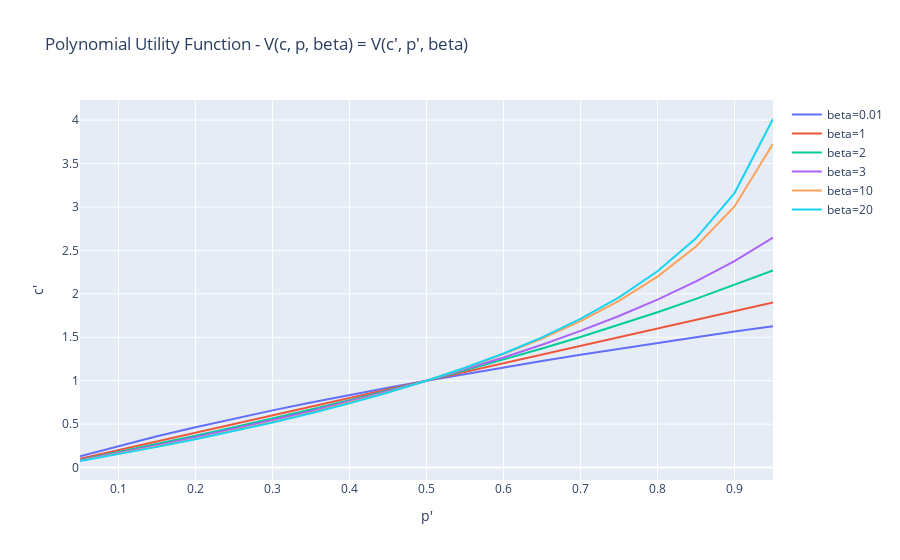

Here is the notebook cell this chart was saved with:
### Markdown cell above
## Plotly

### Code cell
# Create traces
fig = go.Figure()
fig.add_trace(go.Scatter(x=range_x, y=list(_sanidade_quf_01.values()), mode='lines', name='beta=0.01'))
fig.add_trace(go.Scatter(x=range_x, y=list(limite_inferior_quf_1.values()), mode='lines', name='beta=1'))
fig.add_trace(go.Scatter(x=range_x, y=list(limite_inferior_quf_2.values()), mode='lines', name='beta=2'))
fig.add_trace(go.Scatter(x=range_x, y=list(limite_superior_quf_3.values()), mode='lines', name='beta=3'))
fig.add_trace(go.Scatter(x=range_x, y=list(limite_superior_quf_10.values()), mode='lines', name='beta=10'))
fig.add_trace(go.Scatter(x=range_x, y=list(limite_superior_quf_20.values()), mode='lines', name='beta=20'))

fig.update_layout(title="Polynomial Utility Function - V(c, p, beta) = V(c\', p\', beta)",
                   xaxis_title="p\'",
                   yaxis_title="c\'")
fig.update_layout(showlegend=True)
fig.show()

### Figure 1 — Plotly figure (JSON) as saved in the notebook; plotly's stock layout.template omitted (floating-point values rounded to 4 significant figures)
{"data": [{"mode": "lines", "name": "beta=0.01", "type": "scatter", "x": [0.05, 0.1, 0.15, 0.2, 0.25, 0.3, 0.35, 0.4, 0.45, 0.5, 0.55, 0.6, 0.65, 0.7, 0.75, 0.8, 0.85, 0.9, 0.95], "y": [0.1304, 0.2493, 0.3601, 0.4646, 0.5637, 0.6582, 0.7486, 0.8355, 0.9192, 1, 1.078, 1.154, 1.227, 1.299, 1.368, 1.436, 1.502, 1.566, 1.629]}, {"mode": "lines", "name": "beta=1", "type": "scatter", "x": [0.05, 0.1, 0.15, 0.2, 0.25, 0.3, 0.35, 0.4, 0.45, 0.5, 0.55, 0.6, 0.65, 0.7, 0.75, 0.8, 0.85, 0.9, 0.95], "y": [0.1, 0.2, 0.3, 0.4, 0.5, 0.6, 0.7, 0.8, 0.9, 1, 1.1, 1.2, 1.3, 1.4, 1.5, 1.6, 1.7, 1.8, 1.9]}, {"mode": "lines", "name": "beta=2", "type": "scatter", "x": [0.05, 0.1, 0.15, 0.2, 0.25, 0.3, 0.35, 0.4, 0.45, 0.5, 0.55, 0.6, 0.65, 0.7, 0.75, 0.8, 0.85, 0.9, 0.95], "y": [0.08771, 0.1777, 0.2701, 0.3651, 0.4629, 0.5636, 0.6674, 0.7746, 0.8854, 1, 1.119, 1.242, 1.37, 1.504, 1.643, 1.789, 1.942, 2.102, 2.271]}, {"mode": "lines", "name": "beta=3", "type": "scatter", "x": [0.05, 0.1, 0.15, 0.2, 0.25, 0.3, 0.35, 0.4, 0.45, 0.5, 0.55, 0.6, 0.65, 0.7, 0.75, 0.8, 0.85, 0.9, 0.95], "y": [0.08291, 0.1688, 0.2578, 0.3503, 0.4465, 0.547, 0.652, 0.7621, 0.8778, 1, 1.129, 1.267, 1.415, 1.573, 1.746, 1.934, 2.143, 2.378, 2.647]}, {"mode": "lines", "name": "beta=10", "type": "scatter", "x": [0.05, 0.1, 0.15, 0.2, 0.25, 0.3, 0.35, 0.4, 0.45, 0.5, 0.55, 0.6, 0.65, 0.7, 0.75, 0.8, 0.85, 0.9, 0.95], "y": [0.07657, 0.1568, 0.2412, 0.3302, 0.4242, 0.5241, 0.6305, 0.7444, 0.8671, 1, 1.145, 1.305, 1.484, 1.686, 1.921, 2.199, 2.545, 3.007, 3.727]}, {"mode": "lines", "name": "beta=20", "type": "scatter", "x": [0.05, 0.1, 0.15, 0.2, 0.25, 0.3, 0.35, 0.4, 0.45, 0.5, 0.55, 0.6, 0.65, 0.7, 0.75, 0.8, 0.85, 0.9, 0.95], "y": [0.07527, 0.1544, 0.2378, 0.326, 0.4196, 0.5193, 0.626, 0.7407, 0.8648, 1, 1.149, 1.314, 1.499, 1.712, 1.96, 2.26, 2.639, 3.16, 4.013]}], "layout": {"showlegend": true, "title": {"text": "Polynomial Utility Function - V(c, p, beta) = V(c', p', beta)"}, "xaxis": {"title": {"text": "p'"}}, "yaxis": {"title": {"text": "c'"}}}}
